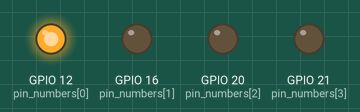
Simulated run of this program. Board: Raspberry Pi (BCM pin numbers). On the bench: output pins drawn as LEDs (lit = HIGH).

Above: at 0.05 s.
At 0.35 s:
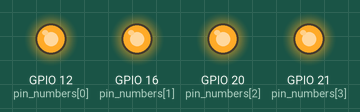
At 0.75 s:
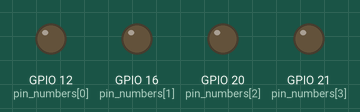
At 1.45 s:
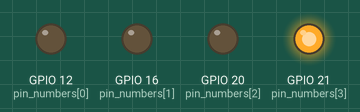
At 2.15 s:
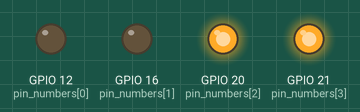
At 2.85 s:
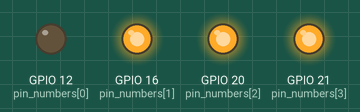
Timing chart, 0 to 3.1 s (numbered marks = the images above):
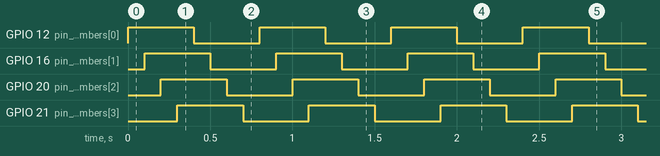

Measured:
- by itself, GPIO 12 (pin_numbers[0]), GPIO 16 (pin_numbers[1]), GPIO 20 (pin_numbers[2]), GPIO 21 (pin_numbers[3]): alternates HIGH for 0.40 s and LOW for 0.40 s
- by itself, everything shown: repeats every 0.80 s, in 8 steps

The program:

relay.py
```python
import RPi.GPIO as GPIO
import time
import signal
import sys

# Exit handling

def exit_handler(signal, frame):
  GPIO.cleanup()
  sys.exit(0)

signal.signal(signal.SIGTERM, exit_handler)

# GPIO and pins setup

GPIO.setmode(GPIO.BCM)
GPIO.setwarnings(False)

pin_numbers = [12, 16, 20, 21]

for num in pin_numbers: GPIO.setup(num, GPIO.OUT)

# Main loop

delay = 1

while True:

  GPIO.output(pin_numbers[0], 1)
  time.sleep(delay/10)
  GPIO.output(pin_numbers[1], 1)
  time.sleep(delay/10)
  GPIO.output(pin_numbers[2], 1)
  time.sleep(delay/10)
  GPIO.output(pin_numbers[3], 1)
  time.sleep(delay/10)

  GPIO.output(pin_numbers[0], 0)
  time.sleep(delay/10)
  GPIO.output(pin_numbers[1], 0)
  time.sleep(delay/10)
  GPIO.output(pin_numbers[2], 0)
  time.sleep(delay/10)
  GPIO.output(pin_numbers[3], 0)
  time.sleep(delay/10)
```
